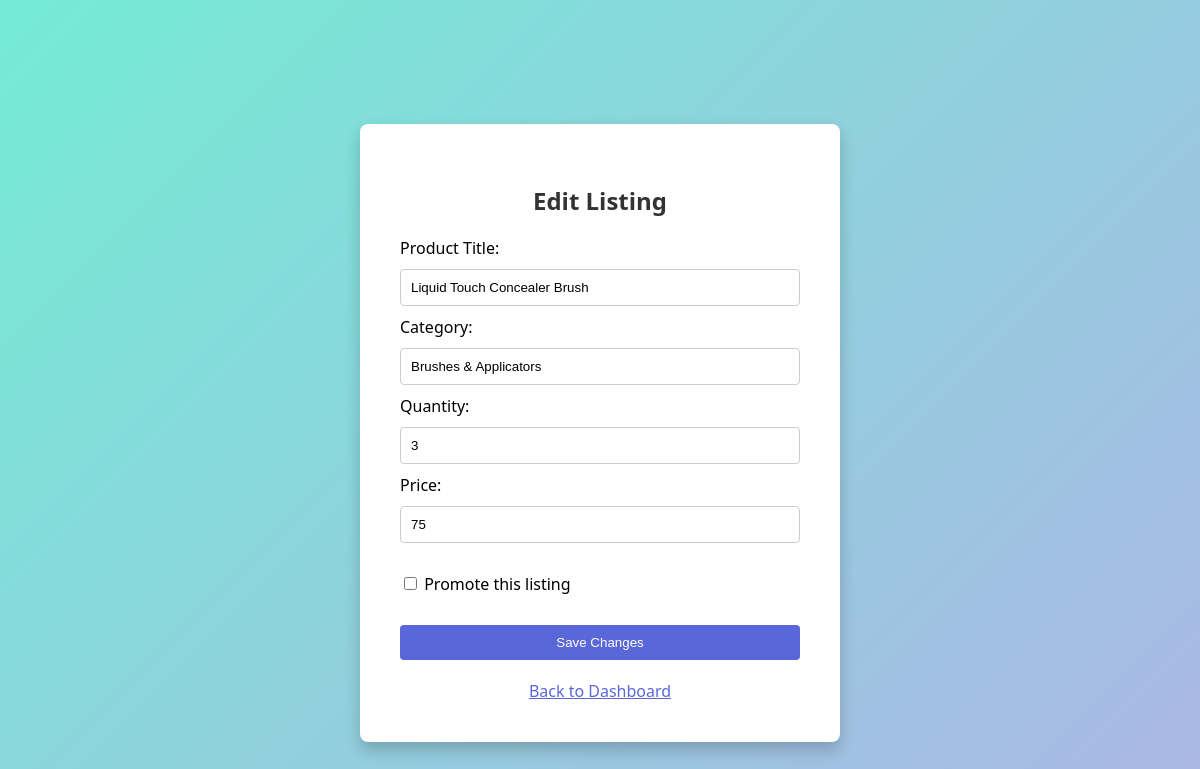
Screenshot of /edit_listing/1173 with the database file from the repository.
### tables this page shows
CREATE TABLE Listings
(
    seller_email        text,
    listing_id          integer,
    category            text,
    product_title       text,
    product_name        text,
    product_description text,
    quantity            integer,
    product_price       integer,
    status              integer,
    primary key (listing_id, seller_email),
    foreign key (seller_email) references Sellers(email),
    foreign key (category) references Categories(category_name)
);

### app.py (the view)
@app.route('/edit_listing/<int:listing_id>', methods=['GET', 'POST'])
def edit_listing(listing_id):
    conn = sqlite3.connect(DATABASE)
    cursor = conn.cursor()
    if request.method == 'POST':
        title = request.form['title']
        category = request.form['category']
        quantity = request.form['quantity']
        price = request.form['price']
        promote = request.form.get('promote')
        cursor.execute("""
            UPDATE Listings
            SET product_title = ?, category = ?, quantity = ?, product_price = ?
            WHERE listing_id = ?
        """, (title, category, quantity, price, listing_id))
        if promote == '1':
            cursor.execute("""
                INSERT INTO Categories (parent_category, category_name)
                SELECT 'Root', ?
                WHERE NOT EXISTS (
                    SELECT 1 FROM Categories WHERE parent_category = 'Root' AND category_name = ?
                )
            """, (title + " - Promoted", title + " - Promoted"))
        else:
            cursor.execute("""
                DELETE FROM Categories
                WHERE parent_category = 'Root' AND category_name = ?
            """, (title + " - Promoted",))
        conn.commit()
        conn.close()
        flash('Listing updated successfully.')
        return redirect(url_for('seller_dashboard'))
    else:
        cursor.execute("""
            SELECT product_title, category, quantity, product_price
            FROM Listings
            WHERE listing_id = ?
        """, (listing_id,))
        listing = cursor.fetchone()
        cursor.execute("""
            SELECT parent_category, category_name
            FROM Categories
            WHERE Categories.category_name = ?
        """, (listing[0]+" - Promoted",))
        listing_info = list(listing)
        category_heirarchy = cursor.fetchone()
        if category_heirarchy is not None and category_heirarchy[0] == "Root":
            listing_info.append(True)
        else:
            listing_info.append(False)
        conn.close()
        if listing_info:
            return render_template('edit_listing.html', listing_id=listing_id, listing=listing_info)
        else:
            return "Listing not found.", 404

### templates/edit_listing.html (shortened to what this page needs)
<!DOCTYPE html>
<html>
<head>
</head>
<body>
  <div class="container">
    <h2>Edit Listing</h2>
    <form method="POST">
      <label>Product Title:</label>
      <input type="text" name="title" value="{{ listing[0] }}" required>
      <label>Category:</label>
      <input type="text" name="category" value="{{ listing[1] }}" required>
      <label>Quantity:</label>
      <input type="number" name="quantity" value="{{ listing[2] }}" required>
      <label>Price:</label>
      <input type="number" step="0.01" name="price" value="{{ listing[3] }}" required>
      <div style="margin-top: 20px;">
        <label>
          <input type="checkbox" name="promote" value="1" {% if listing[4] %}checked{% endif %}>
          Promote this listing
        </label>
      </div>
      <button type="submit" style="margin-top: 20px;">Save Changes</button>
    </form>
    <a href="{{ url_for('seller_dashboard') }}" style="display: block; margin-top: 20px;">Back to Dashboard</a>
  </div>
</body>
</html>

### templates/edit_listing.html (style rules this page uses)
body { font-family: 'Segoe UI', Tahoma, Geneva, Verdana, sans-serif; background: linear-gradient(135deg, #74ebd5, #ACB6E5); min-height: 100vh; display: flex; align-items: center; justify-content: center; }
.container { background-color: #fff; border-radius: 8px; padding: 40px; width: 400px; box-shadow: 0 8px 16px rgba(0, 0, 0, 0.2); margin-top: 50px; }
h2 { text-align: center; margin-bottom: 20px; color: #333; }
form { display: flex; flex-direction: column; gap: 10px; }
input, button { padding: 10px; border-radius: 4px; border: 1px solid #ccc; }
button { background-color: #5A67D8; color: white; border: none; cursor: pointer; }
a { display: block; text-align: center; margin-top: 10px; color: #5A67D8; }

### rows the page displays
Listings: title "Liquid Touch Concealer Brush", category "Brushes & Applicators", quantity "3", price "75"
